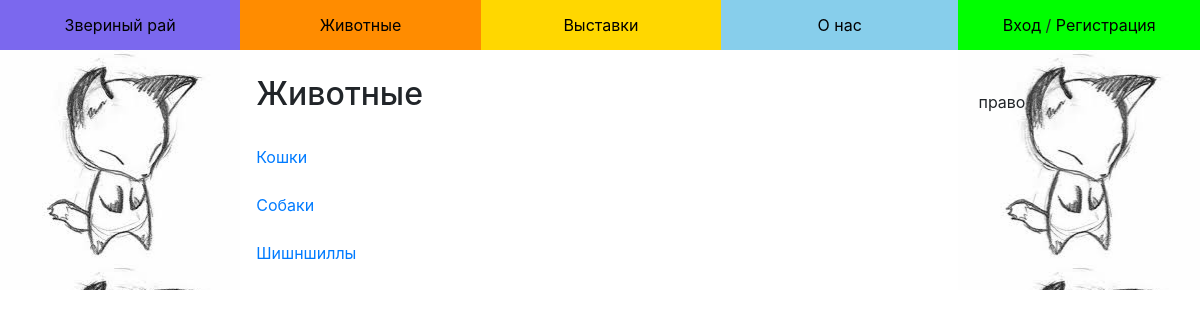
Page /animals on the committed database.
### data/animals.py (models this page shows)
class Animal(SqlAlchemyBase, CRUDMixin):
    __tablename__ = 'animals'
    name = sqlalchemy.Column(sqlalchemy.String)
    breeds = orm.relation("Breed", backref="animals")

### routes/public.py (the view)
@public.route('/animals')
def animals():
    all_animals = Animal.query().order_by(Animal.name).all()
    return render_template('animals.html', title='Животные', animals=all_animals)

### data/mixins.py (called while the page is built)
    @classmethod
    def query(cls):
        return cls._db_session().query(cls)

    @classmethod
    def _db_session(cls):
        if not hasattr(cls, 'db_session'):
            cls.db_session = db_session()
        return cls.db_session

### templates/animals.html
{% extends "base.html" %}
{% block content %}
    <h2>{{title}}</h2><br>
    {% for animal in animals %}
        <div>
            <a href="{{ url_for('public.breeds', id=animal.id) }}">{{animal.name}}</a> &nbsp;
        </div>
        <br>
    {% endfor %}
{% endblock %}

### templates/base.html (style rules this page uses)
body { margin: 0; padding: 0 }

### rows in the picture
Animal: name "Кошки"
Animal: name "Собаки"
Animal: name "Шишншиллы"

### other values in the picture
{{ title }} "Животные"
